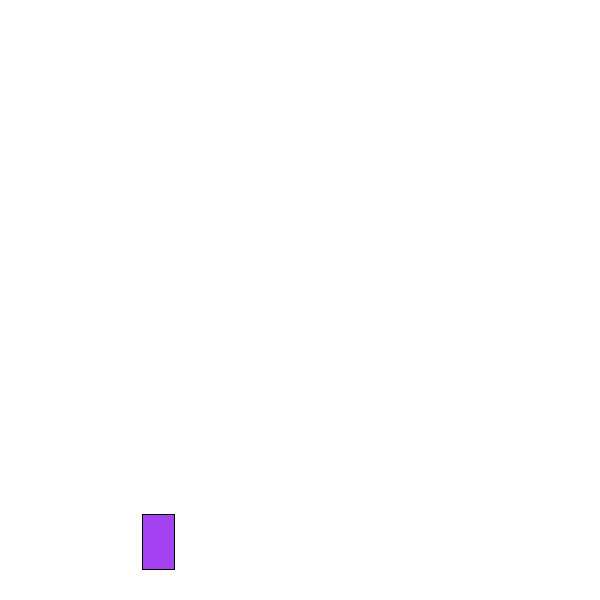
Frame 1 (no input)
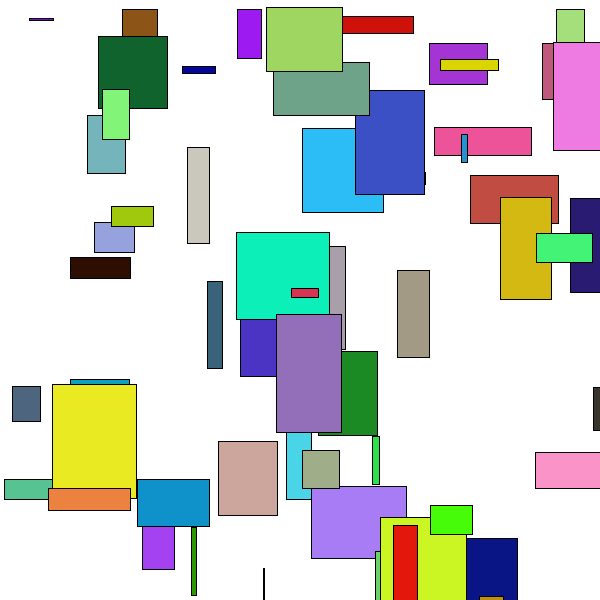
Frame 60 (the mouse pressed at the canvas centre just before this capture)
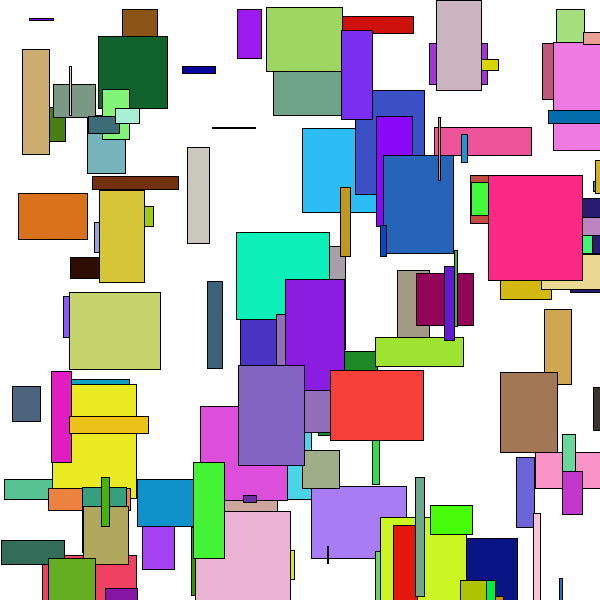
Frame 120 (the mouse held since frame 60 and released just before this capture)

The Processing sketch that drew these frames (run headless with seeded random() and noise(); from frame 60 on, the mouse is pressed at the canvas centre):

// Processing sketch: randomness_527c
// ── randomness_527c.pde
void setup(){
  size(600,600);
  background(255);
}

void draw(){
  fill(random(255),random(255),random(255));
  stroke(0);
  rect(random(width),random(height),random(100),random(120));
}
